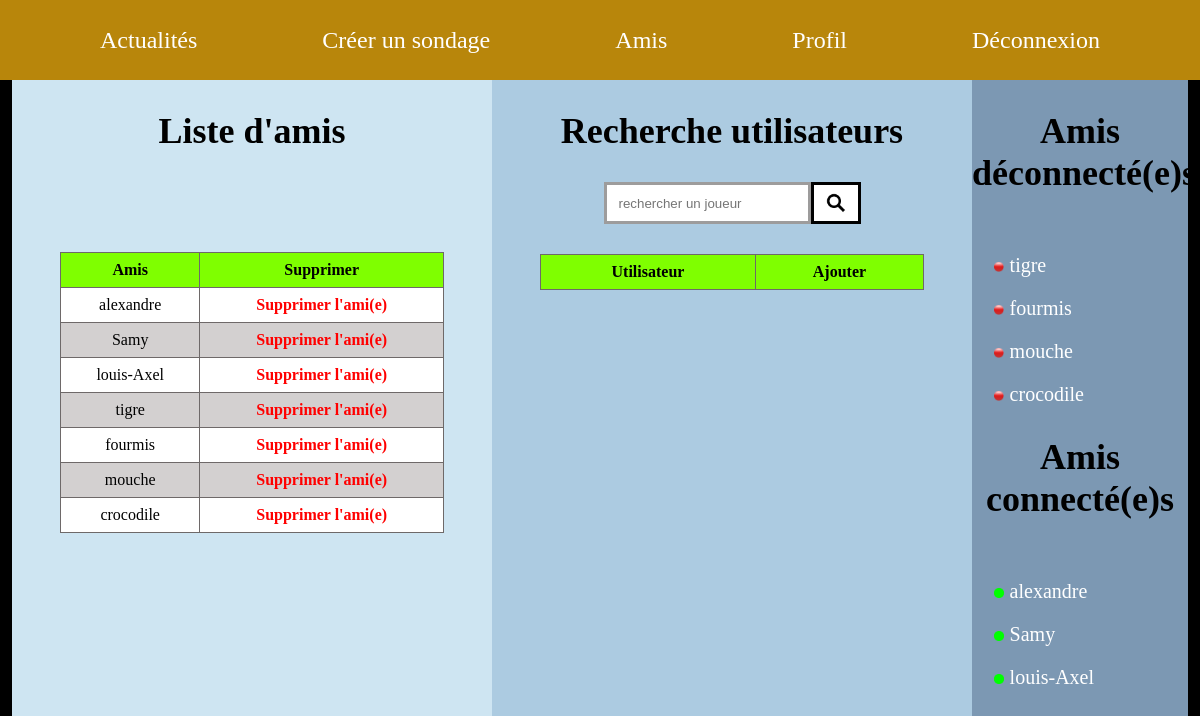
Page /index.php?page=amis (signed in) on the committed database.
### tables this page shows
CREATE TABLE `t_users` (
  `user_id` int(11) NOT NULL,
  `user_name` varchar(255) NOT NULL,
  `user_mail` varchar(255) NOT NULL,
  `user_password` varchar(255) NOT NULL,
  `user_isConnected` int(11) NOT NULL DEFAULT '0'
);

### App/Controller/AmisController.php (called while the page is built, shortened)
<?php
class AmisController {
    public function __construct()
    {
        $this->model = new AmisModel();
    }
    public function render()
    {
        $amis = $this->model->ListFriends();
        $this->model->addFriends();
        $this->model->deleteFriends();
        require ROOT."/App/View/AmisView.php";
    }
}

### Public/index.php (called while the page is built, shortened)
<?php
require ROOT."/Autoloader.php";
require ROOT."/Router.php";

### Autoloader.php (called while the page is built, shortened)
<?php
class Autoloader {
    public static function autoload($class)
    {
        $class = str_replace("\\","/",$class);
    }
}

### Core/Config/config.php (called while the page is built)
<?php
$dbConfig = [
    "host" => "localhost:3306",
    "dbname" => "SondaPote",
    "dbuser" => "root",
    "dbpass" => "",
];

### Core/Database.php (called while the page is built, shortened)
<?php
class Database {
    public function __construct()
    {
        try
        {
            require "Config/config.php";
            $this->host = $dbConfig["host"];
            $this->dbname = $dbConfig["dbname"];
            $this->dbuser = $dbConfig["dbuser"];
            $this->dbpass = $dbConfig["dbpass"];
            $this->pdo = new \PDO("mysql:host=$this->host;dbname=$this->dbname",$this->dbuser,$this->dbpass);
        } catch (\PDOException $e)
        {
            return $e->getMessage();
        }
    }
}

### App/Model/AmisModel.php (called while the page is built, shortened)
<?php
class AmisModel extends Database{
    public function ListFriends()
    {
        $listFriends = $this->pdo->prepare("SELECT * FROM t_users INNER JOIN t_friends WHERE (friend_id_one = user_id OR friend_id_two = user_id) AND (friend_id_one = :user_one OR friend_id_two = :user_two)");
        $listFriends->execute([
            ":user_one" => $_SESSION['userId'],
            ":user_two" => $_SESSION['userId']
        ]);
        $result = $listFriends->fetchAll(\PDO::FETCH_OBJ);
        return $result;
    }
}

### App/View/AmisView.php (the view, shortened to what this page needs)
<!DOCTYPE html>
<html lang="fr">
<head>
    <link rel="stylesheet" href="css/header.css">
    <link rel="stylesheet" href="css/pageAmis.css">
</head>
<body>
    <header class="header-user">
        <?php include("inc/headerUser.php") ?>
    </header>
    <main class="main-amis">
        <section class="listing-amis" method="POST">
            <h1>Liste d'amis</h1>
            <table>
                <thead>
                    <tr>
                        <th>Amis</th>
                        <th>Supprimer</th>
                    </tr>
                </thead>
                <tbody>
                    <?php
                        foreach($amis as $ami)
                        {
                            if($ami->user_id != $_SESSION['userId'])
                            {
                                echo "<tr><td>". $ami->user_name."</td><td><a href='?page=amis&delete=".$ami->friendship_id."'>Supprimer l'ami(e)</a></td></tr>";
                            }
                        }
                    ?>
                </tbody>
            </table>
        </section>
        <section class="recherche-amis">
            <h1>Recherche utilisateurs</h1>
            <form method="POST">
                <input type="search" name="search-user" id="" placeholder="rechercher un joueur">
                <button type="submit" name="valid-search-user"><img src="images/icon-search.png"
                        alt="search-icon"></button>
            </form>
            <table>
                <thead>
                    <tr>
                        <th>Utilisateur</th>
                        <th>Ajouter</th>
                    </tr>
                </thead>
            </table>
        </section>
        <section class="section-amisConnectes">
            <h1>Amis déconnecté(e)s</h1>
            <ul>
                <?php
        foreach($amis as $ami)
        {
            if($ami->user_id != $_SESSION['userId'] AND $ami->user_isConnected == 0)
            {
                echo "<li> <img class='btnDisconnect' src='images/btnDisconnect.png'>". $ami->user_name."</li>";
            }
        }
    ?>
            </ul>
            <h1>Amis connecté(e)s</h1>
            <ul>
                <?php
                foreach($amis as $ami)
                {
                    if($ami->user_id != $_SESSION['userId'] AND $ami->user_isConnected == 1)
                    {
                        echo "<li> <img class='btnConnect' src='images/btnConnect.png'>". $ami->user_name."</li>";
                    }
                }
            ?>
            </ul>
        </section>
    </main>
</body>
</html>

### Router.php (shortened to what this page needs)
<?php
if(array_key_exists("page",$_GET))
{
    switch ($_GET["page"]) :
        case 'amis':
            $controller = new AmisController();
            $controller->render();
            break;
        endswitch;
}
else
{
        $controller = new  AccueilController();
        $controller->render();
}

### Public/inc/headerUser.php
<nav class="nav-user">
    <ul>
        <li>
            <a href="index.php?page=accueilSondage">Actualités</a>
        </li>
        <li>
            <a href="index.php?page=creaSondage">Créer un sondage</a>
        </li>
        <li>
            <a href="index.php?page=amis">Amis</a>
        </li>
        <li>
            <a href="index.php?page=profil">Profil</a>
        </li>
        <li>
            <a href="?page=disconnect">Déconnexion</a>
        </li>
    </ul>
</nav>

### Public/css/header.css (style rules this page uses)
* { margin: 0; padding: 0; }
header { height: 10vh; }
.header-user { height: 10vh; width: 100%; background-color: darkgoldenrod; }
.header-user nav ul { list-style: none; margin: auto; width: calc(100% - 200px); display: flex; justify-content: space-between; }
.nav-user li { height: 10vh; display: flex; align-items: center; }
.nav-user li a { text-decoration: none; color: white; font-size: 24px; }

### Public/css/pageAmis.css (style rules this page uses)
.main-amis { min-height: 90vh; background-color: black; display: flex; flex-wrap: wrap; justify-content: center; }
.recherche-amis { width: 40vw; min-height: 90vh; display: flex; flex-direction: column; background-color: #accbe1; }
.recherche-amis h1 { text-align: center; padding-top: 30px; font-size: 36px; }
.recherche-amis form { display: flex; justify-content: center; padding: 30px 0px; }
.recherche-amis input[type="search"] { padding: 8px 12px; border: solid rgb(157, 156, 156); }
.recherche-amis form button[type="submit"] { padding: 8px 12px; background-color: white; cursor: pointer; border: solid black; display: flex; justify-content: center; align-items: center; }
.recherche-amis button[type="submit"] img { width: 20px; }
.recherche-amis table { border-collapse: collapse; width: 80%; margin: 0 auto; background-color: white; }
.recherche-amis table td, .recherche-amis table th { border: 1px solid rgb(110, 105, 105); padding: 8px; text-align: center; }
.recherche-amis table th { background-color: chartreuse; }
.listing-amis { display: flex; flex-direction: column; min-height: 90vh; width: 40vw; background-color: #cee5f2; }
.listing-amis h1 { text-align: center; font-size: 36px; padding-top: 30px; padding-bottom: 100px; }
.listing-amis table { border-collapse: collapse; width: 80%; margin: 0 auto; background-color: white; }
.listing-amis a { color: red; font-weight: bold; text-decoration: none; }
.listing-amis tr:nth-child(even) { background-color: #d3d0d0; }
.listing-amis table td, .listing-amis table th { border: 1px solid rgb(110, 105, 105); padding: 8px; text-align: center; }
.listing-amis table th { background-color: chartreuse; }
.section-amisConnectes { width: 18%; min-height: 90vh; background-color: #7c98b3; }
.section-amisConnectes h1 { text-align: center; padding-top: 30px; font-size: 36px; }
.section-amisConnectes ul { list-style: none; width: 80%; margin: auto; padding-top: 40px; }
.section-amisConnectes ul li { font-size: 20px; padding-top: 20px; color: white; }
.btnConnect { width: 10px; padding-right: 6px; }
.btnDisconnect { width: 10px; padding-right: 6px; }

### rows in the picture
t_users: user_name "alexandre", user_isConnected 1 (drawn)
t_users: user_name "Samy", user_isConnected 1 (drawn)
t_users: user_name "louis-Axel", user_isConnected 1 (drawn)
t_users: user_name "tigre", user_isConnected 0 (drawn)
t_users: user_name "fourmis", user_isConnected 0 (drawn)
t_users: user_name "mouche", user_isConnected 0 (drawn)
t_users: user_name "crocodile", user_isConnected 0 (drawn)
